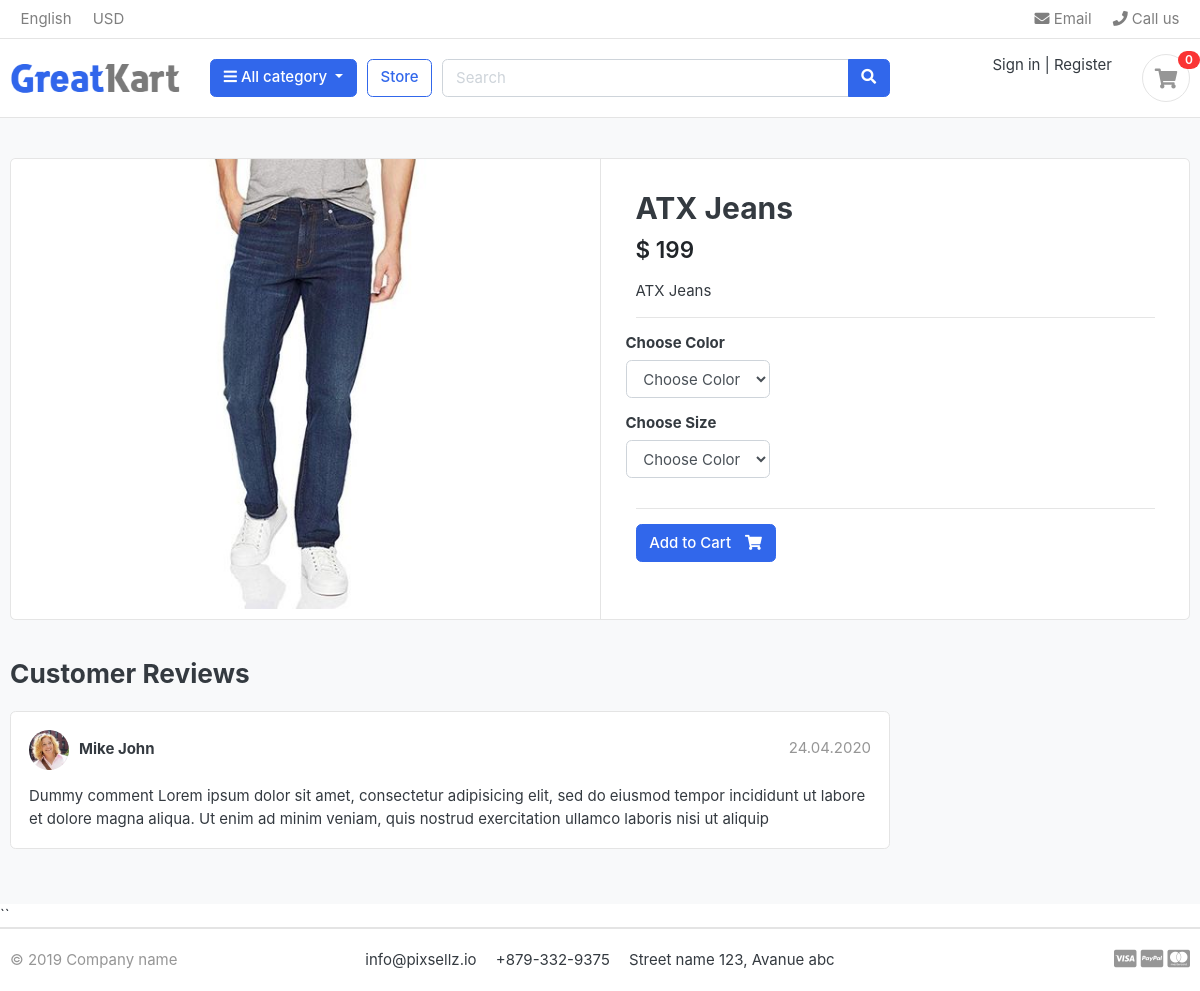
/store/category/jeans/atx-jeans/, run on the app's committed database.
### store/models.py (models this page shows, shortened)
class Product(models.Model):
    product_name = models.CharField(max_length=200, unique=True)
    slug = models.SlugField(max_length=200, unique=True)
    description = models.TextField(max_length=255, blank=True)
    price = models.IntegerField()
    images = models.ImageField(upload_to='photos/products')
    stock = models.IntegerField()
    is_available = models.BooleanField(default=True)
    category = models.ForeignKey(Category, on_delete=models.CASCADE)
    created_date = models.DateTimeField(auto_now_add=True)
    modified_date = models.DateTimeField(auto_now=True)

### store/views.py (the view)
# urls.py: path('category/<slug:category_slug>/<slug:product_slug>/', views.product_detail, name='product_detail'),
def product_detail(request, category_slug, product_slug):
    try:
        product = Product.objects.get(category__slug=category_slug, slug=product_slug)
        in_cart = CartItem.objects.filter(cart__cart_id=_cart_id(request), product=product).exists()
    except Exception as e:
        raise e
    context = {
        'product':product,
        'in_cart': in_cart
    }
    return render(request, 'store/product-detail.html', context)

### carts/context_processors.py (called while the page is built)
def cart_items_count(request):
    if 'admin' in request.path:
        return {}
    else:
        try:
            cart = Cart.objects.get(cart_id=_cart_id(request))
            cart_items = CartItem.objects.filter(cart__cart_id = cart, is_active=True)
            count=0
            for cart_item in cart_items:
                count += cart_item.quantity
        except Cart.DoesNotExist:
            count=0
    return dict(count=count)

### carts/views.py (called while the page is built)
def _cart_id(request):
    cart = request.session.session_key
    if not cart:
        cart = request.session.create()
    return cart

### category/context_processors.py (called while the page is built)
def category_links(request):
    links = Category.objects.all()
    return dict(links=links)

### category/models.py (called while the page is built)
    def geturl(self):
        return reverse('product_by_category',args=[self.slug])

### store/models.py (called while the page is built)
    def colors(self):
        return super(VariationManager, self).filter(variation_category='color')

    def sizes(self):
        return super(VariationManager, self).filter(variation_category='size')

### templates/store/product-detail.html (shortened to what this page needs)
{% extends 'base.html' %}
{% block content %}
{% load static %}
<section class="section-content padding-y bg">
  <div class="container">
    <div class="card">
      <div class="row no-gutters">
        <aside class="col-md-6">
          <article class="gallery-wrap">
            <div class="img-big-wrap">
              <a href="#"><img src="{{ product.images.url }}"></a>
            </div>
          </article>
        </aside>
        <main class="col-md-6 border-left">
          <form action="{% url 'add_cart' product.id %}" method="post" class="form">
            <article class="content-body">
              <h2 class="title">{{ product.product_name }}</h2>
              <div class="mb-3">
                <var class="price h4">$ {{ product.price }}</var>
              </div>
              <p>{{ product.description }}</p>
              <hr>
              <div class="row">
                <div class="item-option-select">
                  <h6>Choose Color</h6>
                  <select name="color" class='form-control' id="" required>
                    <option value="" selected disabled>Choose Color</option>
                  </select>
                </div>
              </div>
              <div class="row">
                <div class="item-option-select">
                  <h6>Choose Size</h6>
                  <select name="size" class='form-control' id="" required>
                    <option value="" selected disabled>Choose Color</option>
                  </select>
                </div>
              </div>
              <hr>
              {% if product.stock <= 0 %} <a href="." class="btn  btn-danger disabled "> <span class="text">Out of
                  Stock</span> <i class="fas fa-danger"></i> </a>
                {% else %}
                <button type = submit class="btn  btn-primary"> <span class="text">Add to
                    Cart</span>
                  <i class="fas fa-shopping-cart"></i> </button>
                {% endif %}
            </article>
          </form>
        </main>
      </div>
    </div>
    <br>
    <div class="row">
      <div class="col-md-9">
        <header class="section-heading">
          <h3>Customer Reviews </h3>
        </header>
        <article class="box mb-3">
          <div class="icontext w-100">
            <img src="{% static './images/avatars/avatar1.jpg' %}" class="img-xs icon rounded-circle">
            <div class="text">
              <span class="date text-muted float-md-right">24.04.2020 </span>
              <h6 class="mb-1">Mike John </h6>
            </div>
          </div>
          <div class="mt-3">
            <p>
              Dummy comment Lorem ipsum dolor sit amet, consectetur adipisicing elit, sed do eiusmod
              tempor incididunt ut labore et dolore magna aliqua. Ut enim ad minim veniam,
              quis nostrud exercitation ullamco laboris nisi ut aliquip
            </p>
          </div>
        </article>
      </div>
    </div>
  </div>
</section>
{% endblock %}

### static/css/ui.css (style rules this page uses)
html { font-family: "Inter", sans-serif; font-size: 15px; }
.content-body { flex: 1 1 auto; padding: 2rem 2.3rem; }
.img-xs, .img-sm, .img-md, .img-lg { -o-object-fit: cover; object-fit: cover; flex-shrink: 0; flex-grow: 0; }
.img-xs { width: 40px; height: 40px; }
.padding-y { padding-top: 40px; padding-bottom: 40px; }
var { font-style: normal; }
article:after, .form-group:after { display: block; clear: both; content: ""; }
.bg { background-color: #f8f9fa; }
.section-heading { margin-bottom: 20px; margin-top: 15px; }
p:last-child { margin-bottom: 0; }
.btn .text + i { margin-left: 10px; }
.icontext { display: inline-flex; align-items: center; vertical-align: middle; }
.icontext .text { width: 100%; line-height: 1.2; }
.icontext .icon { position: relative; margin-right: 10px; flex-shrink: 0; flex-grow: 0; }
.price { font-weight: 600; color: #212529; }
.box { padding: 18px; background: #fff; border-radius: 0.37rem; border: 1px solid #e4e4e4; }
.box img { max-width: 100%; }
.gallery-wrap .img-big-wrap { margin-bottom: 10px; border-radius: 0.37rem; overflow: hidden; background-color: #fff; }
.gallery-wrap .img-big-wrap a { text-align: center; display: block; }
.gallery-wrap .img-big-wrap img { height: 450px; width: auto; display: inline-block; }
.item-option-select { margin-bottom: 1rem; display: inline-block; margin-right: 15px; }

### data on the page
Product: images (picture), product_name "ATX Jeans", price "199", description "ATX Jeans"

### other printed values
{{ count }} "0"
